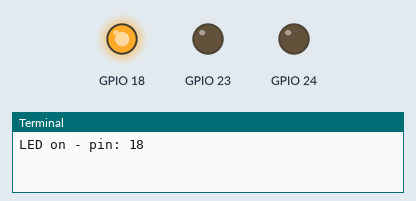
This program was run on a simulated Raspberry Pi (BCM pin numbers). Shown: output pins drawn as LEDs (lit = HIGH), the last lines printed to the terminal. Random numbers come from a fixed seed.

Above: at 0.07 s.
At 2.3 s:
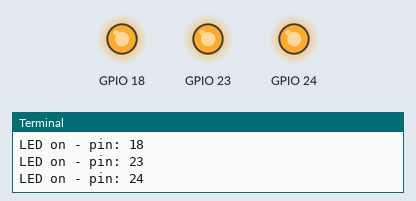
At 7.32 s:
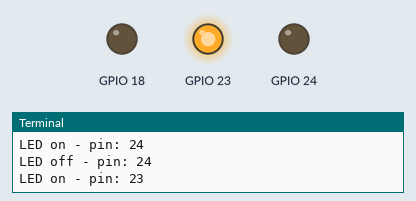
At 22.65 s:
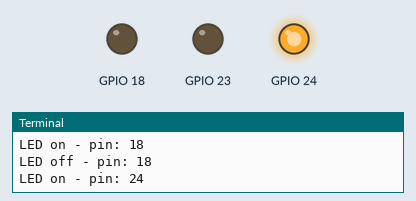
At 39.93 s:
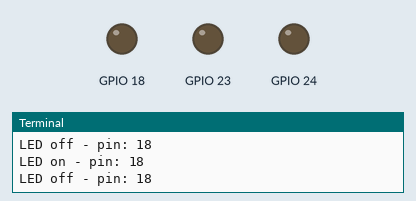
Timing chart, 0 to 40.0 s (numbered marks = the images above):
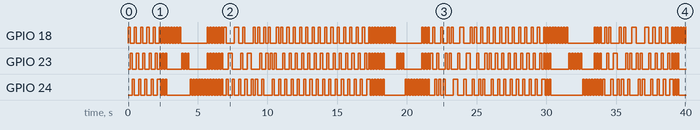

Measured:
- by itself, GPIO 18: LOW → HIGH at 0.00 s, → LOW 0.15 s later, → HIGH 0.30 s later, → LOW 0.15 s later, … (195 changes in this stretch)
- by itself, GPIO 23: LOW → HIGH at 0.15 s, → LOW 0.15 s later, → HIGH 0.30 s later, → LOW 0.15 s later, … (182 changes in this stretch)
- by itself, GPIO 24: LOW → HIGH at 0.30 s, → LOW 0.15 s later, → HIGH 0.30 s later, → LOW 0.15 s later, … (190 changes in this stretch)

The program:

led.py
```python
import RPi.GPIO as GPIO
import time
import random
import numpy as np
import signal
import sys


# setup the mode of the raspberry to BCM
GPIO.setmode(GPIO.BCM)

# turn off warnings
GPIO.setwarnings(False)

# array of pin numbers
led_pins = [18, 23, 24]

# setup the pins as output
def setup():
        for pin in led_pins:
                GPIO.setup(pin,GPIO.OUT)

def on(pin):
        print "LED on - pin:", pin
        GPIO.output(pin,GPIO.HIGH)

def off(pin):
        print "LED off - pin:", pin
        GPIO.output(pin,GPIO.LOW)

def wait(duration=0.25):
        time.sleep( duration )

def shutdown():
    for pin in led_pins:
            off( pin )


# flicker each light once for a random number
# of iterations
def scheme1():
        # generate a random number of iterations
        # to flash the lights
        iterations= random.randint(3, 15)

        # flash each set of lights attached to the
        # pins (i.e, we turning pins on and off)
        for i in range(iterations):
                for pin in led_pins:
                        on(pin)
                        wait( 0.15 )
                        off(pin)


def flicker(index=0):
        # generate a random number of iterations
        # to flash the lights
        iterations = random.randint(3, 6)

        pin = led_pins[ index ]
        for i in range(iterations):
                on( pin )
                wait(0.1)
                off( pin )
                wait(0.1)

def flicker_all():
        # generate a random number of iterations
        # to flash the lights
        iterations = random.randint(3, 6)

        for i in range(iterations):
                #turn all leds on
                for pin in led_pins:
                        on( pin )

                wait(0.10)

                # turn all leds off
                for pin in led_pins:
                        off( pin )

                wait(0.10)


def scheme3():
        # generate a random number of iterations
        # to flash the lights
        iterations= random.randint(3, 15)

        # flash each set of lights attached to the
        # pins (i.e, we turning pins on and off)

        n_pins = len(led_pins)
        for i in range(iterations):
                pin_indices = np.random.choice(n_pins, size=n_pins, replace=False)
                for pin_index in pin_indices:
                        pin = led_pins[ pin_index ]
                        on(pin)
                        wait( 0.15 )
                        off(pin)

# execution
setup( )

while True:
        try:
                scheme1( )
                flicker_all()
                flicker( 0 )
                flicker( 1 )
                flicker( 2 )
                flicker_all()
                scheme3( )
        except KeyboardInterrupt:
                shutdown()
                sys.exit(1)
```
